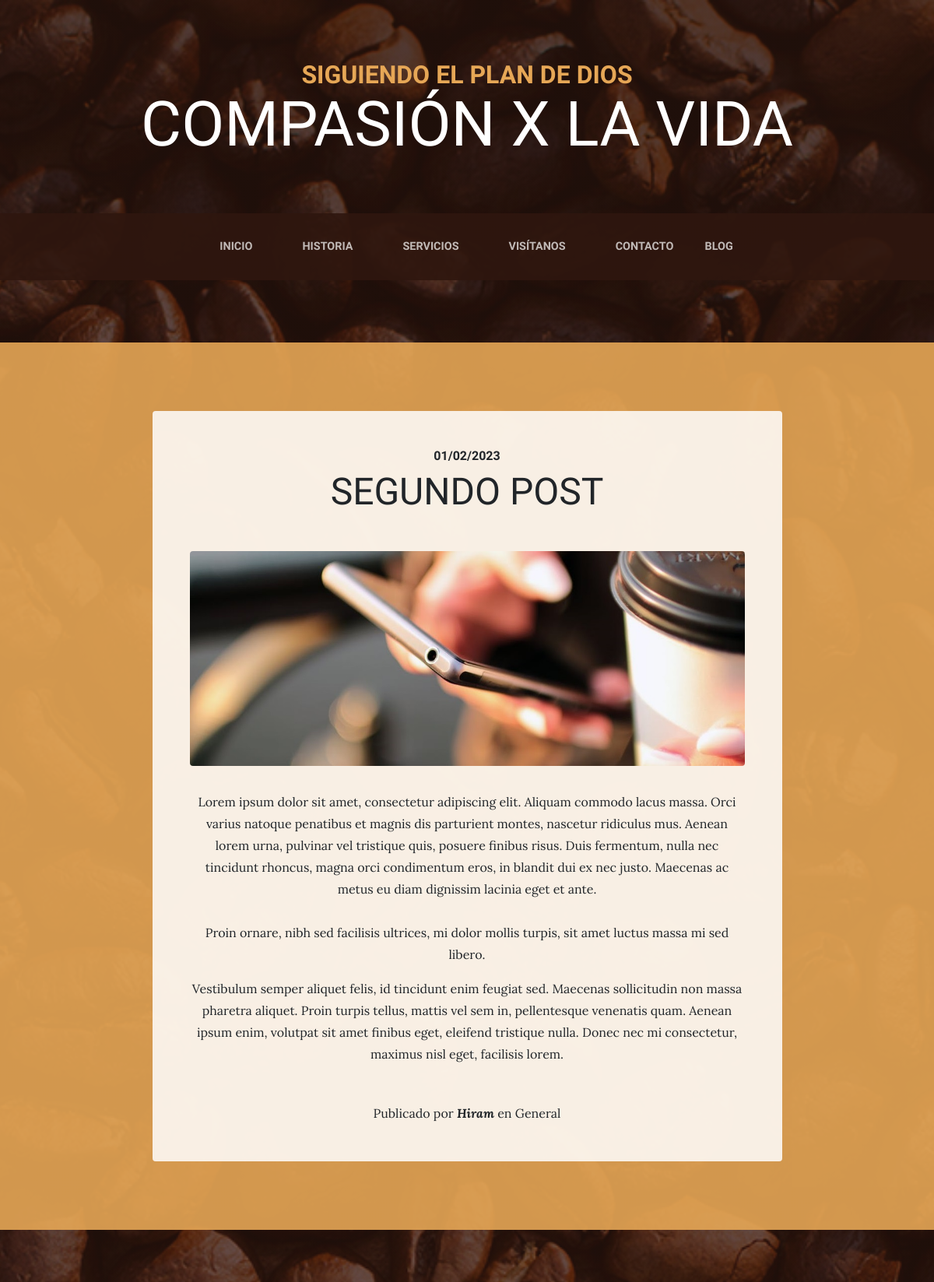
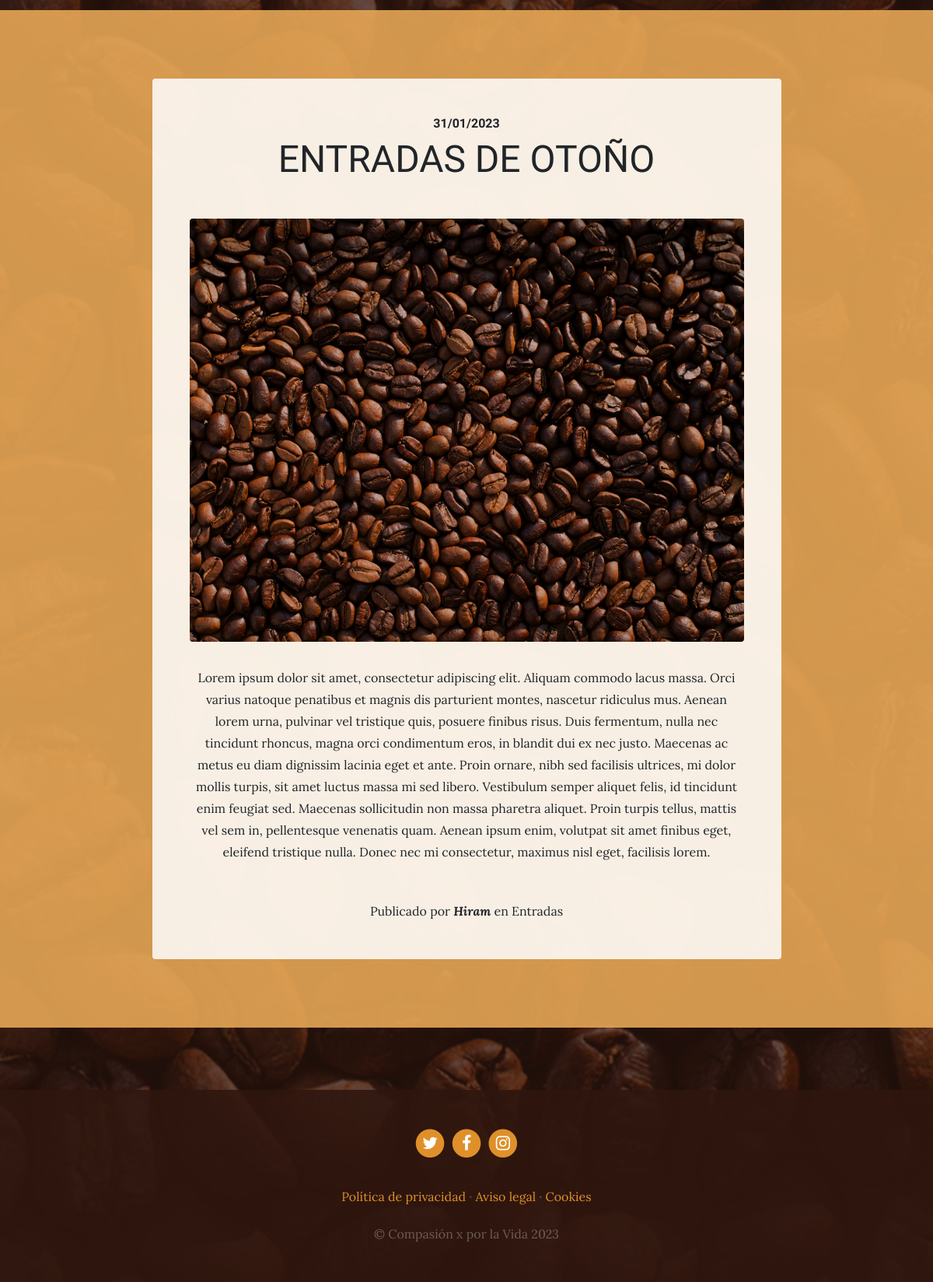
Screenshot of /blog/ with the database file from the repository (2 pictures, top to bottom).
### blog/models.py (models this page shows, shortened)
class Post(models.Model):
    title = models.CharField(max_length=200, verbose_name="Titulo")
    content = models.TextField(verbose_name="Contenido")
    published = models.DateTimeField(verbose_name="Fecha de publicación", default= now)
    image = models.ImageField(verbose_name="Imagen", upload_to="blog", null=True, blank=True)
    author = models.ForeignKey(User, verbose_name="Autor", on_delete=models.CASCADE)
    categories = models.ManyToManyField(Category, verbose_name="Categorias",related_name="get_posts")
    created_at = models.DateTimeField(auto_now_add=True, verbose_name="Fecha de creación")
    updated_at = models.DateTimeField(auto_now=True, verbose_name="Fecha de edición")
    class Meta:
        verbose_name = "entrada"
        verbose_name_plural = "entradas"
        ordering = ["-created_at"]

class Category(models.Model):
    name = models.CharField(max_length=100, verbose_name="Nombre")
    created_at = models.DateTimeField(auto_now_add=True)
    updated_at = models.DateTimeField(auto_now=True)
    class Meta:
        verbose_name = "categoria"
        verbose_name_plural = "categorias"
        ordering = ["-created_at"]

### blog/views.py (the view)
# urls.py: 2. Add a URL to urlpatterns:  path('blog/', include('blog.urls'))
def blog(request):
    posts = Post.objects.all()
    return render(request,"blog/blog.html", {'posts':posts})

### blog/templates/blog/blog.html (shortened to what this page needs)
{% extends 'core/base.html' %}
{% load static %}
{% block content %}
  {% for post in posts %}
    <section class="page-section cta">
      <div class="container">
        <div class="row">
          <div class="col-xl-9 mx-auto">
            <div class="cta-innerv text-center rounded">
              <h2 class="section-heading mb-5">
                <span class="section-heading-upper">{{post.published | date:"SHORT_DATE_FORMAT"}}</span>
                <span class="section-heading-lower">{{post.title}}</span>
              </h2>
              <p class="mb-0">
                <img class="mx-auto d-flex rounded img-fluid mb-3 mb-lg-0" src="{{post.image.url}}" alt="">
              </p>
              <p class="mb-0 mbt">
                {{post.content | linebreaks}}
              </p>
              <p class="mb-0 mbt">
                <span class="section-heading-under">Publicado por <em><b>{{post.author}}</b></em> en
                {% for category in post.categories.all %}
                  {{category.name}} {% if not forloop.last %}, {% endif %}
                {% endfor %}
                </span>
              </p>
            </div>
          </div>
        </div>
      </div>
    </section>
  {% endfor %}
{% endblock %}

### core/templates/core/base.html (shortened to what this page needs)
<!DOCTYPE html>
<html lang="es">
  <head>
    {% load static %}
    <link href="{% static 'core/vendor/bootstrap/css/bootstrap.min.css' %}" rel="stylesheet">
    <link href="{% static 'core/vendor/font-awesome/css/font-awesome.min.css' %}" rel="stylesheet" type="text/css">
    <link href="{% static 'core/css/business-casual.css' %}" rel="stylesheet">
  </head>
  <body>
    <h1 class="site-heading text-center text-white d-none d-lg-block">
      <span class="site-heading-upper text-primary mb-3">Siguiendo el plan de Dios</span>
      <span class="site-heading-lower">Compasión x la vida </span>
    </h1>
    <nav class="navbar navbar-expand-lg navbar-dark py-lg-4" id="mainNav">
      <div class="container">
        <div class="collapse navbar-collapse" id="navbarResponsive">
          <ul class="navbar-nav mx-auto">
            <li class="nav-item px-lg-4 {% if request.path == '/'%} active {% endif %}">
              <a class="nav-link text-uppercase text-expanded" href="{% url 'home' %}">Inicio</a>
            </li>
            <li class="nav-item px-lg-4 {% if request.path == '/about/'%} active {% endif %}">
              <a class="nav-link text-uppercase text-expanded" href="{% url 'about' %}">Historia</a>
            </li>
            <li class="nav-item px-lg-4 {% if request.path == '/services/'%} active {% endif %}">
              <a class="nav-link text-uppercase text-expanded" href="{% url 'services' %}">Servicios</a>
            </li>
            <li class="nav-item px-lg-4 {% if request.path == '/store/'%} active {% endif %}">
              <a class="nav-link text-uppercase text-expanded" href="{% url 'store' %}">Visítanos</a>
            </li>
            <li class="nav-item px-lg-4 {% if request.path == '/contact'%} active {% endif %}">
              <a class="nav-link text-uppercase text-expanded" href="{% url 'contact' %}">Contacto</a>
            </li>
            <li class="nav-item px-lg-4{% if request.path|slice:':6' == '/blog/' %}active{% endif %}">
                <a class="nav-link text-uppercase text-expanded"href="{% url 'blog' %}">Blog</a>
            </li>
          </ul>
        </div>
      </div>
    </nav>
    {% block content %} {% endblock %}
    <footer class="footer text-faded text-center py-5">
      <div class="container">
        <p class="m-0">
	        <a href="#" class="link">
	          <span class="fa-stack fa-lg">
	            <i class="fa fa-circle fa-stack-2x"></i>
	            <i class="fa fa-twitter fa-stack-1x fa-inverse"></i>
	          </span>
	        </a>
	        <a href="#" class="link">
	          <span class="fa-stack fa-lg">
	            <i class="fa fa-circle fa-stack-2x"></i>
	            <i class="fa fa-facebook fa-stack-1x fa-inverse"></i>
	          </span>
	        </a>
	        <a href="#" class="link">
	          <span class="fa-stack fa-lg">
	            <i class="fa fa-circle fa-stack-2x"></i>
	            <i class="fa fa-instagram fa-stack-1x fa-inverse"></i>
	          </span>
	        </a>
	    </p>
        <p class="m-0 mbt">
        	<a href="sample.html" class="link">Política de privacidad</a> ·
        	<a href="sample.html" class="link">Aviso legal</a> ·
        	<a href="sample.html" class="link">Cookies</a>
		</p>
        <p class="m-0 mbt1">&copy; Compasión x por la Vida 2023</p>
      </div>
	</footer>
  </body>
</html>

### core/static/core/css/business-casual.css (style rules this page uses)
body { font-family: 'Lora'; background: linear-gradient(rgba(47, 23, 15, 0.65), rgba(47, 23, 15, 0.65)), url("../img/bg.jpg"); background-attachment: fixed; background-position: center; background-size: cover; }
h1, h2, h3, h4, h5, h6 { font-family: 'Raleway'; }
p { line-height: 1.75; }
.text-faded { color: rgba(255, 255, 255, 0.3); }
.site-heading { margin-top: 5rem; margin-bottom: 5rem; text-transform: uppercase; line-height: 1; font-family: 'Raleway'; }
.site-heading .site-heading-upper { display: block; font-size: 2rem; font-weight: 800; }
.site-heading .site-heading-lower { font-size: 5rem; font-weight: 100; line-height: 4rem; }
.page-section { margin-top: 5rem; margin-bottom: 5rem; }
.section-heading { text-transform: uppercase; }
.section-heading .section-heading-upper { display: block; font-size: 1rem; font-weight: 800; padding-bottom:.5rem; }
.section-heading .section-heading-lower { display: block; font-size: 3rem; font-weight: 100; }
#mainNav { background-color: rgba(47, 23, 15, 0.9); font-family: 'Raleway'; }
#mainNav .navbar-nav .nav-item .nav-link { color: rgba(255, 255, 255, 0.7); font-weight: 800; }
@media (min-width: 992px) { #mainNav .navbar-nav .nav-item .nav-link { font-size: 0.9rem; } }
.cta { padding-top: 5rem; padding-bottom: 5rem; background-color: rgba(230, 167, 86, 0.9); }
.cta .cta-innerv { position: relative; padding: 3rem; margin: 0.5rem; background-color: rgba(255, 255, 255, 0.85); }
.footer { background-color: rgba(47, 23, 15, 0.9); }
.text-primary { color: #e6a756 !important; }
.mbt { padding-top: 2rem; }
.mbt1 { padding-top: 1.25rem; }
a.link { color: #df902a; }

### rows the page displays
Post: published "01/02/2023", title "SEGUNDO POST", image (picture), content "Lorem ipsum dolor sit amet, consectetur adipiscing elit. Aliquam commodo lacus massa. Orci varius natoque penatibus et magnis dis parturient montes, nascetur ridiculus mus. Aenean lorem urna, pulvinar vel tristique quis, posuere finibus risus. Duis fermentum, nulla nec tincidunt rhoncus, magna orci condimentum eros, in blandit dui ex nec justo. Maecenas ac metus eu diam dignissim lacinia eget et ante. Proin ornare, nibh sed facilisis ultrices, mi dolor mollis turpis, sit amet luctus massa mi sed libero. Vestibulum semper aliquet felis, id tincidunt enim feugiat sed. Maecenas sollicitudin non massa pharetra aliquet. Proin turpis tellus, mattis vel sem in, pellentesque venenatis quam. Aenean…", author "Hiram"
Category: name "General"
Post: published "31/01/2023", title "ENTRADAS DE OTOÑO", image (picture), content "Lorem ipsum dolor sit amet, consectetur adipiscing elit. Aliquam commodo lacus massa. Orci varius natoque penatibus et magnis dis parturient montes, nascetur ridiculus mus. Aenean lorem urna, pulvinar vel tristique quis, posuere finibus risus. Duis fermentum, nulla nec tincidunt rhoncus, magna orci condimentum eros, in blandit dui ex nec justo. Maecenas ac metus eu diam dignissim lacinia eget et ante. Proin ornare, nibh sed facilisis ultrices, mi dolor mollis turpis, sit amet luctus massa mi sed libero. Vestibulum semper aliquet felis, id tincidunt enim feugiat sed. Maecenas sollicitudin non massa pharetra aliquet. Proin turpis tellus, mattis vel sem in, pellentesque venenatis quam. Aenean…", author "Hiram"
Category: name "Entradas"
